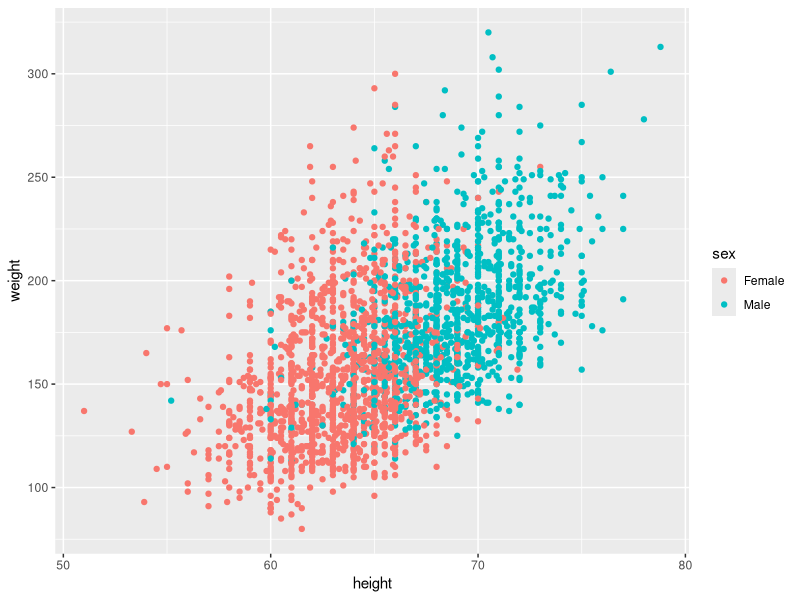
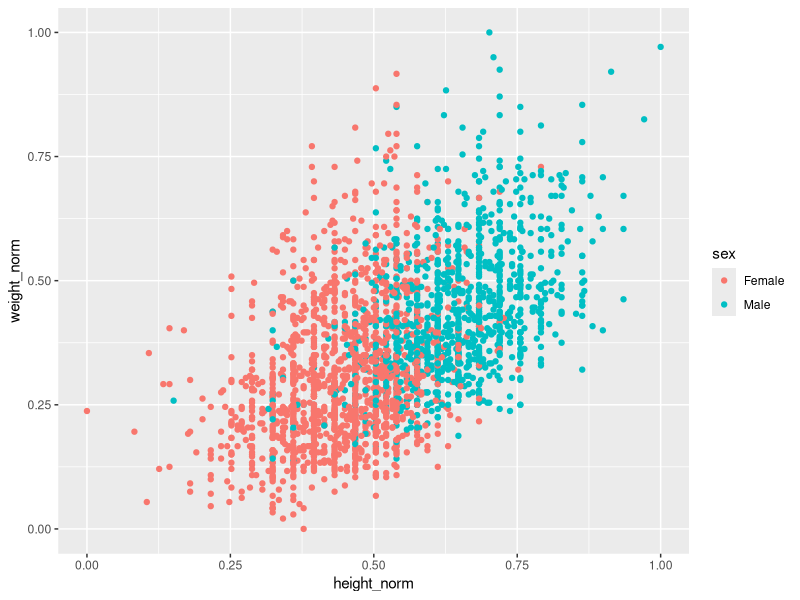
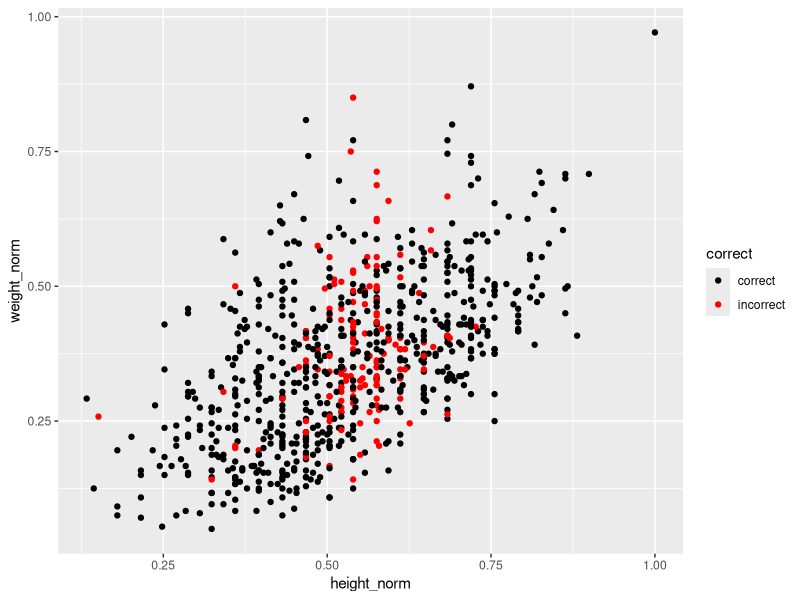
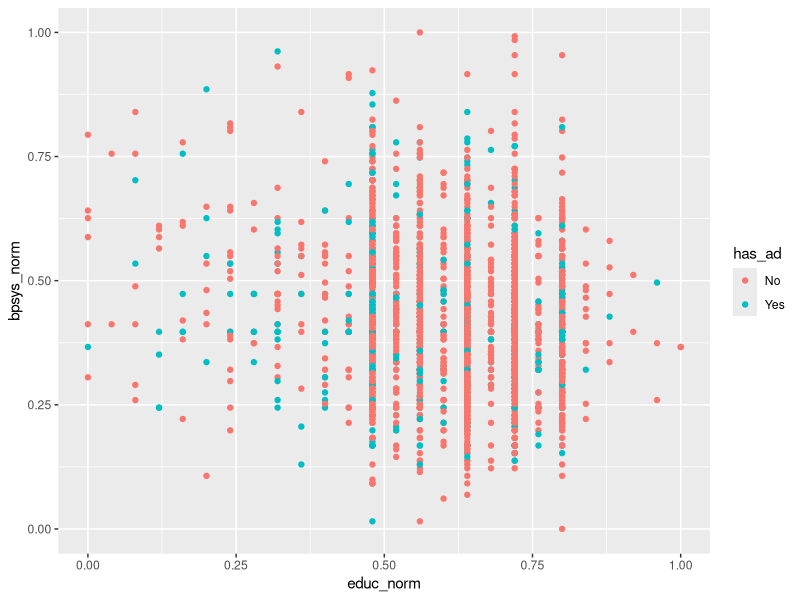

Write the R code that produced these figures, in order.
#the directory where your data is located on your computer
setwd("~/Desktop/UCI/Summer 2023/DATA/slides/data")

library(tidyverse)
library(class)
AD <- readr::read_csv("alzheimer_data.csv")

#plot some data to get a sense of how points relate to their neighbors
AD %>% 
  select(female, height, weight) %>% 
  mutate(sex = ifelse(female == 0, "Male", "Female")) %>% 
  ggplot() +
  geom_point(aes(x = height, y = weight, color = sex))

#make a smaller dataframe with a few normalized columns
AD_subset <- AD %>% 
  mutate(height_norm = (height - min(height)) / 
           (max(height) - min(height)),
         weight_norm = (weight - min(weight)) / 
           (max(weight) - min(weight)),
         sex = ifelse(female == 0, "Male", "Female")) %>% 
  select(sex, height_norm, weight_norm)

#plot again; it looks the same but axes are rescaled
AD_subset %>% 
  ggplot() +
  geom_point(aes(x = height_norm, 
                 y = weight_norm, 
                 color = sex))

#subset your data
#n_total is the total number of observations in your data
n_total <- nrow(AD_subset)
#n_train is how many observations will be in your training data (70%)
n_train <- floor(n_total * 0.7)
#the sample() function is how you randomly select n_train number of rows to include in training data 
train_indices <- sample(1:n_total, n_train, 
                        replace = FALSE)

#get your data into matrix form for the knn() function
data_train <- AD_subset %>% slice(train_indices) %>% 
  select(height_norm, weight_norm) %>% as.matrix()
data_test <- AD_subset %>% slice(-train_indices) %>% 
  select(height_norm, weight_norm) %>% as.matrix()
train_class <- AD_subset %>% slice(train_indices) %>% 
  select(sex) %>% as.matrix()
test_class <- AD_subset %>% slice(-train_indices) %>% 
  select(sex) %>% as.matrix()

#get predictions using the knn() function
predictions <- knn(train = data_train, 
                   test = data_test, 
                   cl = train_class, k = 5)

#summarize your predictions; the diagonal elements are correctly classified
#the off-diagonal are misclassifications
#Google "confusion matrix" if you don't know what it is
confusion_matrix <- table(predictions, test_class)

#calculate your prediction accuracy
accuracy <- sum(diag(confusion_matrix)) / 
  sum(confusion_matrix)


data.frame(data_test) %>% 
  mutate(correct = ifelse(predictions == test_class, 
                          "correct", "incorrect")) %>% 
  ggplot() +
  geom_point(aes(x = height_norm, y = weight_norm, 
                 color = correct)) +
  scale_colour_manual(values = c("black", "red"))


AD_subset <- AD %>% 
  mutate(has_ad = ifelse(diagnosis == 2, "Yes", "No"), 
         educ_norm = (educ - min(educ)) / (max(educ) - min(educ)),
         age_norm = (age - min(age)) / (max(age) - min(age)),
         bpsys_norm = (bpsys - min(bpsys)) / (max(bpsys) - min(bpsys))) %>% 
  select(has_ad, educ_norm, age_norm, bpsys_norm)
  

AD_subset %>% 
  ggplot() +
  geom_point(aes(x = educ_norm, y = bpsys_norm, color = has_ad))


data_train <- AD_subset %>% slice(train_indices) %>% 
  select(educ_norm, age_norm, bpsys_norm) %>% as.matrix()
data_test <- AD_subset %>% slice(-train_indices) %>% 
  select(educ_norm, age_norm, bpsys_norm) %>% as.matrix()
train_class <- AD_subset %>% slice(train_indices) %>% 
  select(has_ad) %>% as.matrix()
test_class <- AD_subset %>% slice(-train_indices) %>% 
  select(has_ad) %>% as.matrix()

predictions <- knn(train = data_train, 
                   test = data_test, 
                   cl = train_class, k = 5)

confusion_matrix <- table(predictions, test_class)

accuracy <- sum(diag(confusion_matrix)) / 
  sum(confusion_matrix)
